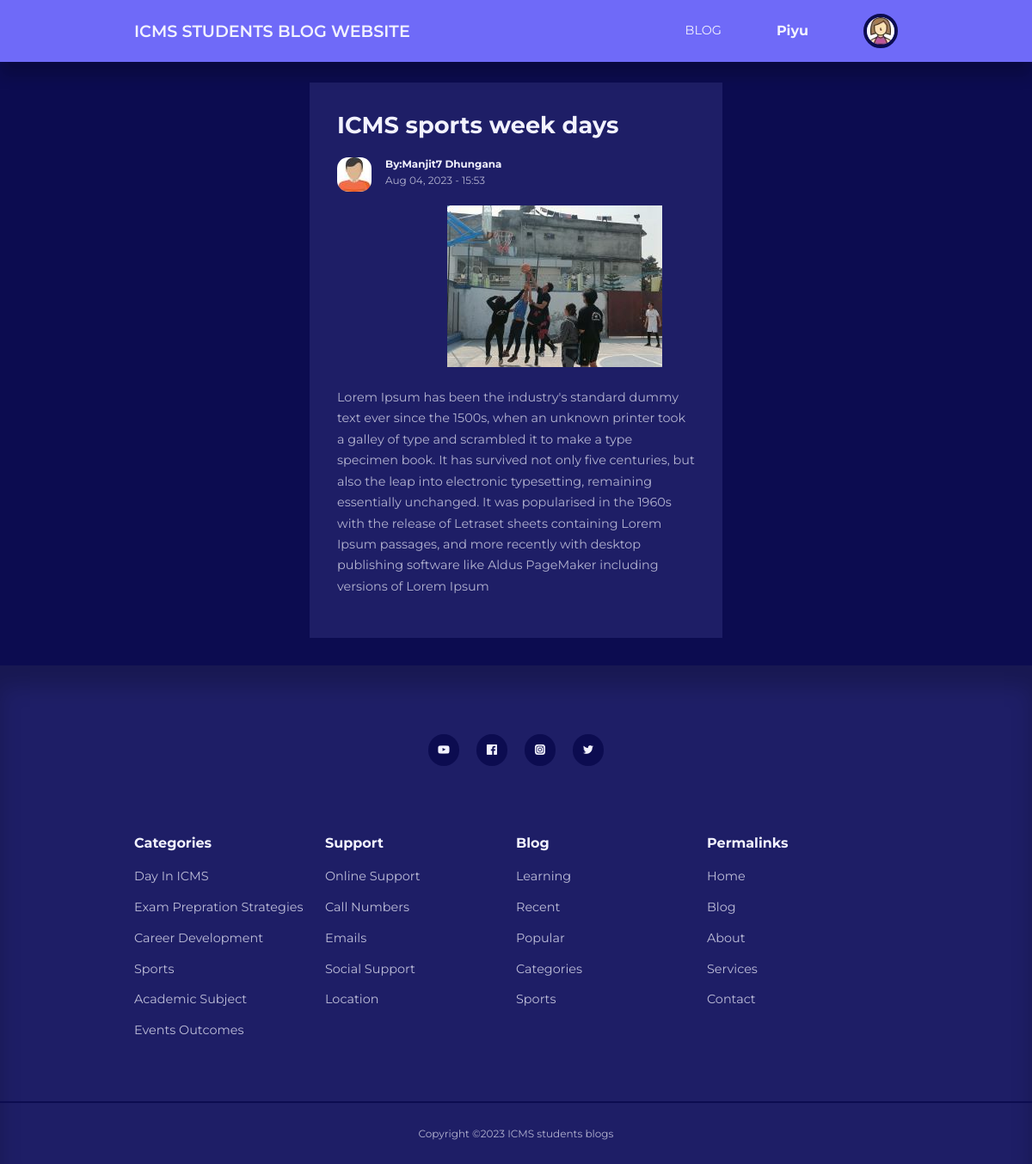
Screenshot of /post.php?id=7 (signed in) with the database file from the repository.
### tables this page shows
CREATE TABLE `users` (
  `id` int(11) UNSIGNED NOT NULL,
  `firstname` varchar(50) NOT NULL,
  `lastname` varchar(50) NOT NULL,
  `username` varchar(50) NOT NULL,
  `email` varchar(100) NOT NULL,
  `password` varchar(255) NOT NULL,
  `avatar` varchar(255) NOT NULL,
  `is_admin` tinyint(1) NOT NULL
);

CREATE TABLE `posts` (
  `id` int(11) UNSIGNED NOT NULL,
  `title` varchar(255) NOT NULL,
  `body` text NOT NULL,
  `thumbnail` varchar(255) NOT NULL,
  `date_time` timestamp NOT NULL DEFAULT current_timestamp(),
  `category_id` int(11) UNSIGNED DEFAULT NULL,
  `author_id` int(11) UNSIGNED NOT NULL,
  `is_featured` tinyint(1) NOT NULL
);

### post.php (the view, shortened to what this page needs)
<?php
include 'partials/header.php';
if (isset($_GET['id'])) {
    $id = filter_var($_GET['id'], FILTER_SANITIZE_NUMBER_INT);
    $query = "SELECT * FROM posts WHERE id=$id ";
    $result = mysqli_query($connection, $query);
    $post = mysqli_fetch_assoc($result);
} else {
    header('location:' . ROOT_URL . 'blog.php');
    die();
}
?>
<section class="singlepost">
    <div class=" container singlepost__container">
        <h2> <?= $post['title'] ?></h2>
        <div class="post__author">
            <?php
            $author_id = $post['author_id'];
            $author_query = "SELECT * FROM users WHERE id=$author_id";
            $author_result = mysqli_query($connection, $author_query);
            $author = mysqli_fetch_assoc($author_result);
            ?>
            <div class="post__author-avatar">
                <img src="./images/<?= $author['avatar'] ?>">
            </div>
            <div class="post__author-info">
                <h5>By:<?= "{$author['firstname']} {$author['lastname']}" ?></h5>
                <small><?= date("M d, Y - H:i", strtotime($post['date_time'])) ?></small>
            </div>
        </div>
        <div class="singlepost__thumbnail">
            <img src="./images/<?= $post['thumbnail'] ?>">
        </div>
        <p>
            <?= $post['body'] ?>
        </p>
    </div>
</section>
<?php
include 'partials/footer.php';
?>

### partials/header.php (shortened to what this page needs)
<?php
require 'config/database.php';
if (isset($_SESSION['user_id'])) {
    $id = filter_var($_SESSION['user_id'], FILTER_SANITIZE_NUMBER_INT);
    $query = "SELECT avatar FROM users WHERE id=$id";
    $result = mysqli_query($connection, $query);
    $avatar = mysqli_fetch_assoc($result);
}
?>
<!DOCTYPE html>
<html>
<head>
    <link rel="stylesheet" href="<?= ROOT_URL ?>css/style.css">
    <link rel="stylesheet" href="https://unicons.iconscout.com/release/v4.0.0/css/line.css">
</head>
<body>
    <nav>
        <div class="container nav__container">
            <a href="<?= ROOT_URL ?>" class="nav__logo">ICMS STUDENTS BLOG WEBSITE</a>
            <ul class="nav__items">
                <li><a href="<?= ROOT_URL ?>blog.php">BLOG</a></li>
                <?php
                if (isset($_SESSION['user_id'])) {
                    $users = mysqli_query($connection, "SELECT * FROM users WHERE id = $id");
                    while ($user = mysqli_fetch_array($users))
                        if (isset($_SESSION['user_id'])) { ?>
                        <h4><?php echo $user["username"]; ?></h4>
                        <li class="nav__profile">
                            <div class="avatar">
                                <img class="" width="99%" src="<?= ROOT_URL . 'images/' . $avatar['avatar'] ?>">
                            </div>
                        </li>
                    <?php } else { ?>
                        <li><a href="<?= ROOT_URL ?>signin.php">SIGN IN</a></li>
                <?php }
                } else {
                    echo '<li><a href="signin.php">SIGN IN</a></li>';
                }
                ?>
            </ul>
        </div>
    </nav>

### css/style.css (style rules this page uses)
:root { --color-primary: #6f6af8; --color-primary-light: hsl(242, 91%, 69%, 18%); --color-primary-variant: #5854c7; --color-red: #da0f3f; --color-red-light: hsl(346, 87%, 46%, 15%); --color-green: #00c476; --color-green-light: hsl(156, 100%, 38%, 15%); --color-gray-900: #1e1e66; --color-gray-700: #2d2b7c; --color-gray-300: rgba(112, 50, 194, 0.87); --color-gray-200: rgba(242, 242, 254, 0.7); --color-white: #f2f2fe; --color-bg: #0c0c50; --transition: all 300ms ease; --container-width-lg: 74%; --container-width-md: 88%; --form-width: 40%; --card-border-radius-1: 0.3rem; --card-border-radius-2: 0.5rem; --card-border-radius-3: 0.8rem; --card-border-radius-4: 2rem; --card-border-radius-5: 5rem; }
* { margin: 0; padding: 0; outline: 0; border: 0; appearance: 0; list-style: none; text-decoration: none; box-sizing: border-box; }
body { font-family: 'Montserrat', sans-serif; line-height: 1.6; color: var(--color-gray-200); overflow-x: hidden; background: var(--color-bg); font-size: 0.9rem; }
.container { width: var(--container-width-lg); max-width: 1800px; margin-inline: auto; }
section { margin-top: 3rem; width: 100vw; }
h1, h2, h3, h4, h5 { color: var(--color-white); line-height: 1.3; }
h2 { font-size: 1.7rem; margin: 1rem 0; }
h4 { font-size: 1rem; }
a { color: var(--color-white); transition: var(--transition); }
nav { background: var(--color-primary); width: 100vw; height: 4.5rem; position: fixed; top: 0; z-index: 10; box-shadow: 0 1rem 1rem rgba(0, 0, 0, 0.2); }
.nav__container { height: 100%; display: flex; align-items: center; justify-content: space-between; }
.avatar { width: 2.5rem; height: 2.5rem; border-radius: 50%; overflow: hidden; border: 0.3rem solid var(--color-bg); }
.nav__logo { font-weight: 600; font-size: 1.2rem; }
.nav__items { display: flex; align-items: center; gap: 4rem; }
.nav__profile { position: relative; cursor: pointer; }
.post__author { display: flex; gap: 1rem; margin-top: 1.2rem; }
.post__author-avatar { width: 2.5rem; height: 2.5rem; border-radius: var(--card-border-radius-3); overflow: hidden; }
.singlepost { margin: 6rem 0 2rem; }
.singlepost__container { width: var(--form-width); background: var(--color-gray-900); padding: 1rem 2rem 3rem; }
.singlepost__thumbnail { margin: 1rem 8rem 1rem; }
.singlepost__container p { margin-top: 1rem; line-height: 1.7; }

### rows the page displays
users: username "Piyu", avatar (picture)
posts: title "ICMS sports week days", date_time "Aug 04, 2023 - 15:53", thumbnail (picture), body "Lorem Ipsum has been the industry's standard dummy text ever since the 1500s, when an unknown printer took a galley of type and scrambled it to make a type specimen book. It has survived not only five centuries, but also the leap into electronic typesetting, remaining essentially unchanged. It was popularised in the 1960s with the release of Letraset sheets containing Lorem Ipsum passages, and more recently with desktop publishing software like Aldus PageMaker including versions of Lorem Ipsum"
users: avatar (picture), firstname "Manjit7", lastname "Dhungana"
